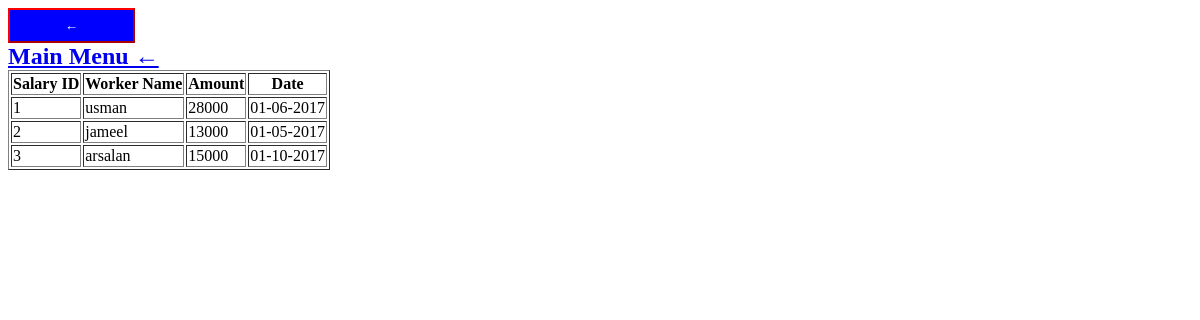
The app's page /pages1/action_searchmonthlysalary.php with its own data.
### tables this page shows
CREATE TABLE IF NOT EXISTS `worker_salary` (
  `ws_Id` int(11) NOT NULL AUTO_INCREMENT,
  `ws_name` varchar(20) NOT NULL,
  `ws_amount` varchar(12) NOT NULL,
  `ws_date` varchar(15) NOT NULL,
  PRIMARY KEY (`ws_Id`)
);

### pages1/action_searchmonthlysalary.php (the view, shortened to what this page needs)
   <head>
    </head>
    <?php
       $conn = mysqli_connect('localhost', 'huzaifa8580', 'huzaifa', 'rehman1');
               $sql = "SELECT *FROM worker_salary where ws_date like '%".$_POST['ws_date']."%'" ;
        $result = $conn->query($sql);
         echo "<table border='1'>
<tr>
<th>Salary ID</th>
<th>Worker Name</th>
<th>Amount</th>
<th>  Date  </th>
</tr>";
            while($row = $result->fetch_assoc()) {
             echo "<tr>";
                echo "<td>" . $row['ws_Id'] . "</td>";
   echo "<td>" . $row['ws_name'] . "</td>";
   echo "<td>" . $row['ws_amount'] . "</td>";
  echo "<td>" . $row['ws_date'] . "</td>";
}
    ?>
    <body style="background-image: url('3d4094302fcbe09bea847b8cf9c4c3bd.png'); background-attachment: fixed; height: 42px; width: 1058px;">
	 <a class="auto-style5" href="search_eventmonthlysalary.php"><strong><span class="auto-style6">
	 <input class="auto-style7" style="border-bottom-color: #FF0000; border-color: #FF0000; width: 127px; height: 35px; background-color: #0000FF;" type="button" value="&#8592;"></span></strong></a><br>
		<span class="auto-style1"><strong><a href="./index1.php">Main Menu &#8592;</a></strong></span>

### pages1/action_searchmonthlysalary.php (style rules this page uses)
.auto-style1 { color: #FF0000; font-size: x-large; }
.auto-style5 { text-decoration: none; }
.auto-style6 { border-bottom-color: #0000FF; border-color: #0000FF; font-size: xx-large; border-left-color: #0000FF; border-right-color: #0000FF; border-top-color: #0000FF; }
.auto-style7 { color: #FFFFFF; font-weight: bold; background-color: #0000FF; }

### records on screen
worker_salary: ws_Id "1", ws_name "usman", ws_amount "28000", ws_date "01-06-2017"
worker_salary: ws_Id "2", ws_name "jameel", ws_amount "13000", ws_date "01-05-2017"
worker_salary: ws_Id "3", ws_name "arsalan", ws_amount "15000", ws_date "01-10-2017"
